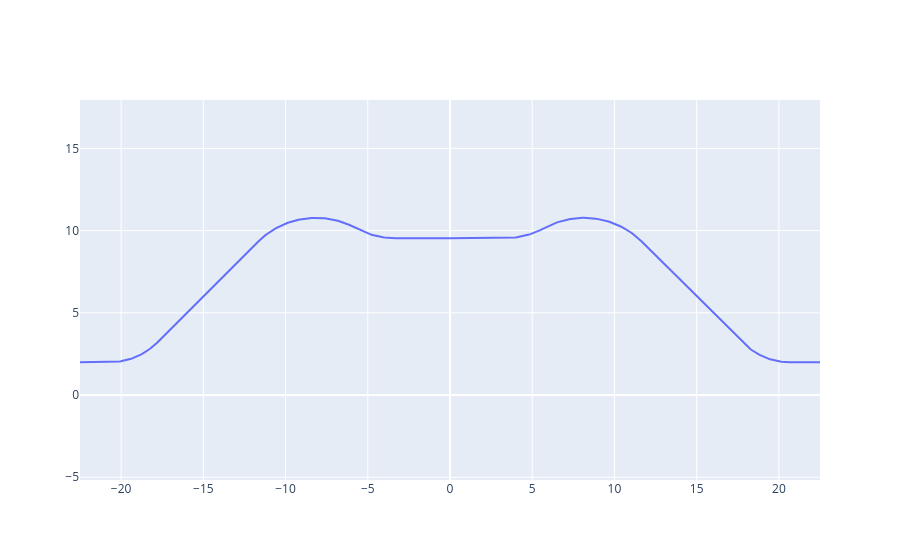

Notebook code cell kept with this figure:
### Code cell
upper_contour = shapely.line_merge(sg.MultiLineString(upper_contours))
plot_geom(upper_contour)

### Figure 1 — Plotly figure (JSON) as saved in the notebook; plotly's stock layout.template omitted (floating-point values rounded to 4 significant figures; data arrays with more than 128 entries replaced by an {"elided": "..."} marker saying what was removed)
{"data": [{"type": "scatter", "x": {"elided": "293 float values"}, "y": {"elided": "293 float values"}}], "layout": {"autosize": true, "xaxis": {"autorange": true, "domain": [0, 1], "range": [-35.98, 35.98], "type": "linear"}, "yaxis": {"autorange": true, "domain": [0, 1], "range": [1.512, 11.26], "scaleanchor": "x", "scaleratio": 1, "type": "linear"}}}
